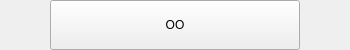
<?xml version="1.0" encoding="UTF-8"?>
<ui version="4.0">
 <class>GameChoiceItem</class>
 <widget class="QWidget" name="GameChoiceItem">
  <property name="geometry">
   <rect>
    <x>0</x>
    <y>0</y>
    <width>350</width>
    <height>50</height>
   </rect>
  </property>
  <property name="minimumSize">
   <size>
    <width>350</width>
    <height>50</height>
   </size>
  </property>
  <property name="maximumSize">
   <size>
    <width>350</width>
    <height>50</height>
   </size>
  </property>
  <property name="windowTitle">
   <string>Form</string>
  </property>
  <widget class="QLabel" name="lb_fubiaoLeft">
   <property name="geometry">
    <rect>
     <x>0</x>
     <y>0</y>
     <width>50</width>
     <height>50</height>
    </rect>
   </property>
   <property name="text">
    <string/>
   </property>
  </widget>
  <widget class="QLabel" name="lb_fubiaoRight">
   <property name="geometry">
    <rect>
     <x>300</x>
     <y>0</y>
     <width>50</width>
     <height>50</height>
    </rect>
   </property>
   <property name="text">
    <string/>
   </property>
  </widget>
  <widget class="MyButtonGameChoice" name="pb_gameChoice1Item">
   <property name="geometry">
    <rect>
     <x>50</x>
     <y>0</y>
     <width>250</width>
     <height>50</height>
    </rect>
   </property>
   <property name="text">
    <string>OO</string>
   </property>
  </widget>
 </widget>
 <customwidgets>
  <customwidget>
   <class>MyButtonGameChoice</class>
   <extends>QPushButton</extends>
   <header>mybuttongamechoice.h</header>
  </customwidget>
 </customwidgets>
 <resources/>
 <connections/>
</ui>
